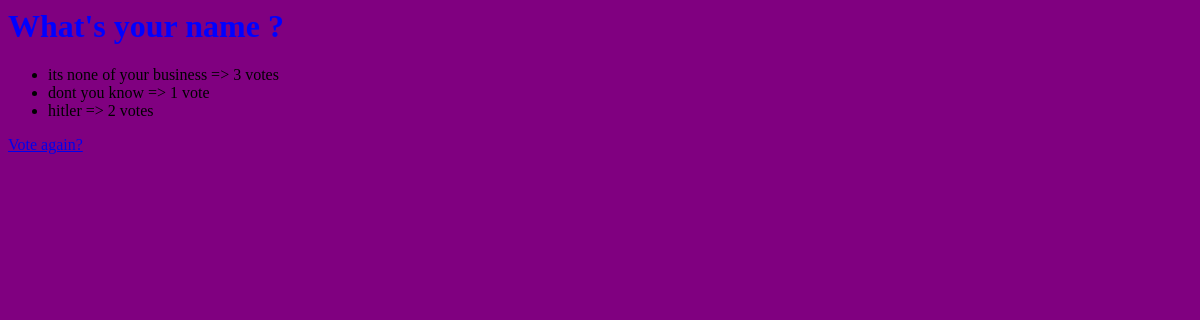
The page /polls/2/results/ on the database as committed earlier.
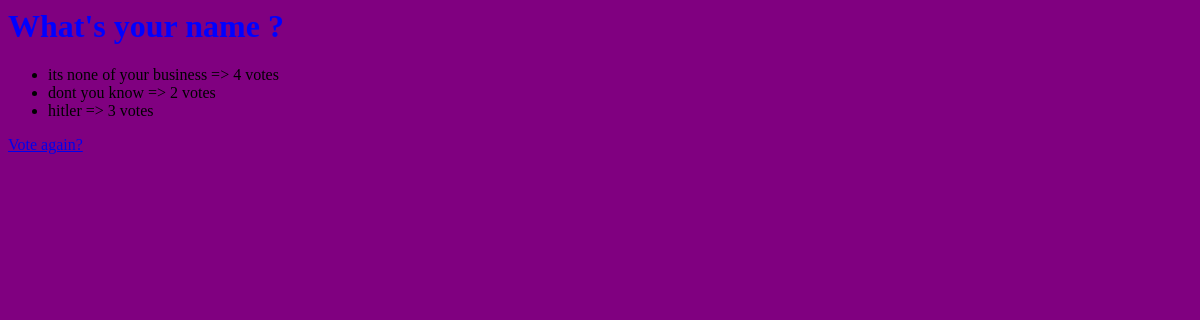
The same page on the database as committed later.
### polls/models.py (models this page shows, shortened)
class Poll(models.Model):
    question = models.CharField(max_length=200)
    pub_date = models.DateTimeField('date published')
    """def was_published_recently(self):
        return self.pub_date >= timezone.now() - datetime.timedelta(days=1)"""
    def was_published_recently(self):
        now = timezone.now()
        return now - datetime.timedelta(days=1) <= self.pub_date <  now

class Choice(models.Model):
    poll = models.ForeignKey(Poll)
    choice_text = models.CharField(max_length=200)
    votes = models.IntegerField(default=0)

### polls/views.py (the view)
# urls.py: url(r'^(?P<pk>\d+)/results/$', views.ResultsView.as_view(), name='results'),
class ResultsView(generic.DetailView):
    model = Poll
    template_name = 'polls/results.html'

### polls/templates/polls/results.html
<h1>{{ poll.question }}</h1>
<ul>
{% for choice in poll.choice_set.all %}
    <li>{{ choice.choice_text }} => {{ choice.votes }} vote{{ choice.votes|pluralize }}</li>
{% endfor %}
</ul>
<a href="{% url 'polls:detail' poll.id %}">Vote again?</a>
{% load staticfiles %}
<link rel="stylesheet" type="text/css" href="{% static 'polls/style2.css' %}" />

### polls/static/polls/style2.css (style rules this page uses)
h1 { color: blue; }

Rows that differ between the two databases and show on the page:
changed Choice "its none of your business": votes "3" → "4"
changed Choice "dont you know": votes "1" → "2"
changed Choice "hitler": votes "2" → "3"
